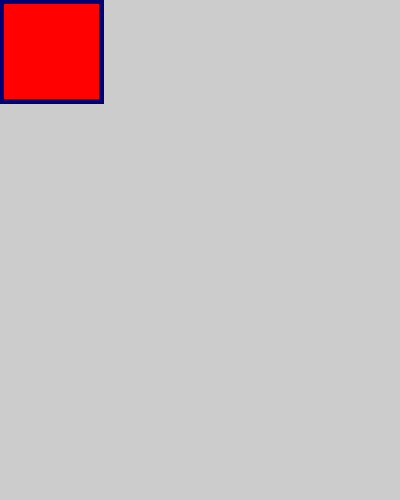
Frame 1 (no input)
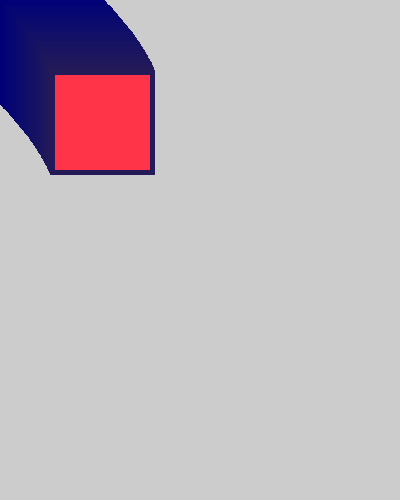
Frame 60 (the mouse pressed at the canvas centre just before this capture)
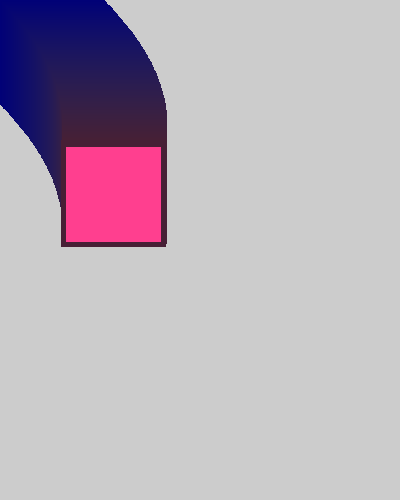
Frame 120 (the mouse held since frame 60 and released just before this capture)

The Processing sketch that drew these frames (run headless with seeded random() and noise(); from frame 60 on, the mouse is pressed at the canvas centre):

// Processing sketch: processing_43200
// ── processing_43200.pde

   
                float x = 0;
float y = 0;
float xspeed = 1.2;
float yspeed = 1.2;
float r = 32+.2*y;
 
void setup() {
  size (400, 500);
  frameRate(30);
}
  
void draw(){
   
  x = x + xspeed+(x*.001)-(y*.01);
  y = y + yspeed;
   
  if ((x > width) || (x < 01 )) {
    xspeed = xspeed * -1;
  }
 
xspeed = Y*xspeed;
     
    if (( y > height) || (y < 1)) {
      yspeed = yspeed *-1;
    }
     
    strokeWeight(5);
    stroke(0+y/2,0+x/2,60/(.5*y)*x);
    fill(20*r+(y+2), x*1, y*1); 
    rect (x,y,100, 100); 
     
    r = constrain(10, 1, 100);
     
}
    
    

void keyPressed() {
  save("japey.jpg");
}
 
